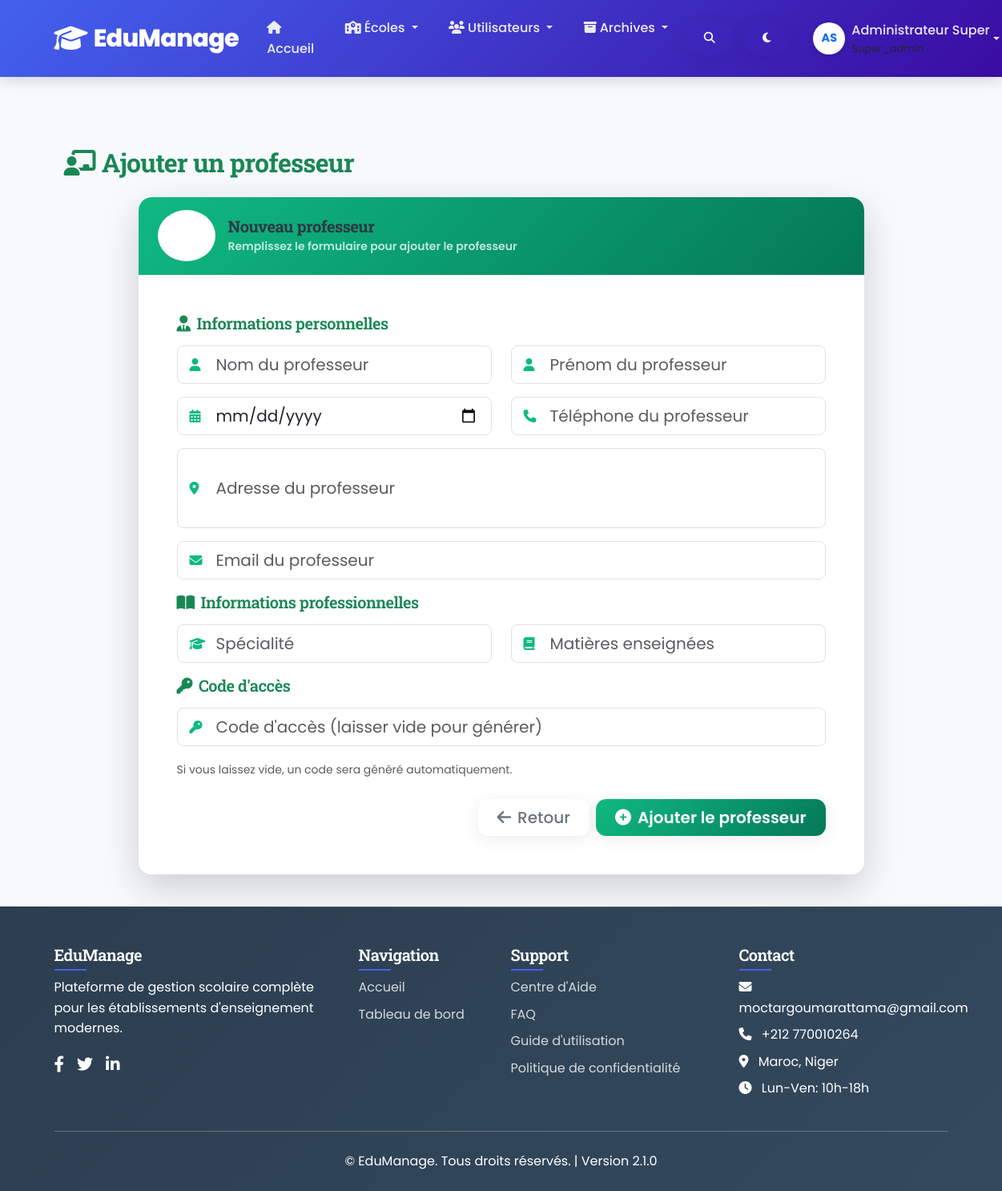
Screenshot of /ajouter_professeur (signed in) with the database file from the repository.
### app/models.py (models this page shows, shortened)
class Utilisateur(db.Model, UserMixin):
    __tablename__ = 'utilisateur'
    id = db.Column(db.Integer, primary_key=True)
    nom = db.Column(db.String(100), nullable=False)
    prenom = db.Column(db.String(100))
    email = db.Column(db.String(120), unique=True, nullable=False)
    mot_de_passe = db.Column(db.String(200), nullable=False)
    role = db.Column(db.String(20), nullable=False, default='parent')
    telephone = db.Column(db.String(20))
    statut = db.Column(db.String(20), default='actif')
    date_creation = db.Column(db.DateTime, default=datetime.utcnow)
    dernier_acces = db.Column(db.DateTime)
    ecole_id = db.Column(db.Integer, db.ForeignKey('ecole.id', ondelete='SET NULL'), nullable=True)
    ecole = db.relationship('Ecole', back_populates='utilisateurs')
    ecoles_gerees = db.relationship(
        'Ecole',
        secondary='gestion_ecole',
        back_populates='gestionnaires',
        lazy='dynamic'
    )
    enfants = db.relationship(
        'Eleve',
        back_populates='parent',
        lazy='dynamic',
        foreign_keys='Eleve.parent_id',
        passive_deletes=True
    )
    professeur_rel = db.relationship(
        'Professeur',
        back_populates='utilisateur',
        uselist=False,
        cascade="all, delete-orphan",
        passive_deletes=True
    )
    cours_enseignes = db.relationship(
        'Cours',
        back_populates='enseignant_utilisateur',
        lazy=True,
        foreign_keys='Cours.enseignant_id'
    )
    alertes = db.relationship('Alerte', back_populates='utilisateur', lazy=True)
    logs = db.relationship('Log', back_populates='utilisateur', lazy=True)

### app/routes.py (the view, shortened to what this page needs)
@main.route('/ajouter_professeur', methods=['GET', 'POST'])
@login_required
@role_required('admin')
def ajouter_professeur():
    form = ProfesseurForm()
    ecole_id = current_user.ecole_id
    return render_template('ajouter_professeur.html', form=form)

### app/templates/ajouter_professeur.html (shortened to what this page needs)
{% extends "base.html" %}
{% block content %}
<div class="container mt-5">
    <h2 class="mb-4 text-success fw-bold">
        <i class="fas fa-chalkboard-teacher me-2"></i>Ajouter un professeur
    </h2>
    <div class="row justify-content-center">
        <div class="col-lg-10">
            <div class="card shadow-lg rounded-4 border-0 hover-card">
                <div class="card-header bg-gradient-success text-white py-3 d-flex align-items-center">
                    <div class="icon-floating bg-white bg-opacity-20 rounded-circle p-3 me-3">
                        <i class="fas fa-chalkboard-teacher fa-2x"></i>
                    </div>
                    <div>
                        <h5 class="mb-0 fw-bold">Nouveau professeur</h5>
                        <small class="opacity-75">Remplissez le formulaire pour ajouter le professeur</small>
                    </div>
                </div>
                <div class="card-body p-5">
                    <form method="POST" class="needs-validation" novalidate>
                        <h5 class="text-success mb-3"><i class="fas fa-user-tie me-2"></i>Informations personnelles</h5>
                        <div class="row">
                            <div class="col-md-6 mb-3">
                                <div class="input-icon">
                                    {{ form.nom(class="form-control form-control-lg ps-5", placeholder="Nom du professeur") }}
                                </div>
                            </div>
                            <div class="col-md-6 mb-3">
                                <div class="input-icon">
                                    {{ form.prenom(class="form-control form-control-lg ps-5", placeholder="Prénom du professeur") }}
                                </div>
                            </div>
                        </div>
                        <div class="row">
                            <div class="col-md-6 mb-3">
                                <div class="input-icon">
                                    {{ form.date_naissance(class="form-control form-control-lg ps-5") }}
                                </div>
                            </div>
                            <div class="col-md-6 mb-3">
                                <div class="input-icon">
                                    {{ form.telephone(class="form-control form-control-lg ps-5", placeholder="Téléphone du professeur") }}
                                </div>
                            </div>
                        </div>
                        <div class="mb-3">
                            <div class="input-icon">
                                {{ form.adresse(class="form-control form-control-lg ps-5", placeholder="Adresse du professeur", style="height: 100px;") }}
                            </div>
                        </div>
                        <div class="mb-3">
                            <div class="input-icon">
                                {{ form.email(class="form-control form-control-lg ps-5", type="email", placeholder="Email du professeur") }}
                            </div>
                        </div>
                        <h5 class="text-success mb-3"><i class="fas fa-book-open me-2"></i>Informations professionnelles</h5>
                        <div class="row">
                            <div class="col-md-6 mb-3">
                                <div class="input-icon">
                                    {{ form.specialite(class="form-control form-control-lg ps-5", placeholder="Spécialité") }}
                                </div>
                            </div>
                            <div class="col-md-6 mb-3">
                                <div class="input-icon">
                                    {{ form.matieres_enseignees(class="form-control form-control-lg ps-5", placeholder="Matières enseignées") }}
                                </div>
                            </div>
                        </div>
                        <h5 class="text-success mb-3"><i class="fas fa-key me-2"></i>Code d'accès</h5>
                        <div class="input-icon mb-3">
                            {{ form.code_prof(class="form-control form-control-lg ps-5", placeholder="Code d'accès (laisser vide pour générer)") }}
                        </div>
                        <small class="text-muted">Si vous laissez vide, un code sera généré automatiquement.</small>
                        <div class="d-flex justify-content-end mt-4 gap-2">
                            <a href="{{ url_for('main.professeurs') }}" class="btn btn-outline-secondary btn-lg px-4 py-2">
                                <i class="fas fa-arrow-left me-2"></i>Retour
                            </a>
                            <button type="submit" class="btn btn-gradient-success btn-lg px-4 py-2">
                                <i class="fas fa-plus-circle me-2"></i>Ajouter le professeur
                            </button>
                        </div>
                    </form>
                </div>
            </div>
        </div>
    </div>
</div>
{% endblock %}

### app/templates/base.html (shortened to what this page needs)
<!DOCTYPE html>
<html lang="fr" data-bs-theme="light">
<head>
    <link href="https://cdn.jsdelivr.net/npm/bootstrap@5.3.2/dist/css/bootstrap.min.css" rel="stylesheet">
    <link rel="stylesheet" href="https://cdnjs.cloudflare.com/ajax/libs/font-awesome/6.4.0/css/all.min.css">
</head>
<body data-role="{{ current_user.role if current_user.is_authenticated else 'guest' }}">
    <nav class="navbar navbar-expand-lg navbar-dark">
        <div class="container">
            <a class="navbar-brand" href="{{ url_for('main.index') }}">
                <i class="fas fa-graduation-cap"></i>EduManage
            </a>
            <div class="collapse navbar-collapse" id="navbarNav">
                <ul class="navbar-nav me-auto">
                    {% if current_user.is_authenticated %}
                        {% if current_user.role == 'super_admin' %}
                            <li class="nav-item">
                                <a class="nav-link {{ 'active' if request.endpoint == 'main.index' }}" href="{{ url_for('main.index') }}">
                                    <i class="fas fa-home me-1"></i>Accueil
                                </a>
                            </li>
                            <li class="nav-item dropdown">
                                <a class="nav-link dropdown-toggle" href="#" role="button" data-bs-toggle="dropdown">
                                    <i class="fas fa-school me-1"></i>Écoles
                                </a>
                            </li>
                            <li class="nav-item dropdown">
                                <a class="nav-link dropdown-toggle" href="#" role="button" data-bs-toggle="dropdown">
                                    <i class="fas fa-users me-1"></i>Utilisateurs
                                </a>
                            </li>
                            <li class="nav-item dropdown">
                                <a class="nav-link dropdown-toggle" href="#" role="button" data-bs-toggle="dropdown">
                                    <i class="fas fa-archive me-1"></i>Archives
                                </a>
                            </li>
                        {% endif %}
                    {% endif %}
                </ul>
                <ul class="navbar-nav ms-auto">
                    {% if current_user.is_authenticated and current_user.role in ['admin', 'super_admin', 'enseignant', 'professeur'] %}
                    <li class="nav-item me-2 d-flex align-items-center">
                        <a href="{{ url_for('main.recherche') }}" class="btn btn-outline-light btn-sm rounded-circle" title="Recherche">
                            <i class="fas fa-search"></i>
                        </a>
                    </li>
                    {% endif %}
                    <li class="nav-item me-2 d-flex align-items-center">
                        <button class="btn btn-outline-light btn-sm rounded-circle" id="themeToggle" title="Changer le thème">
                            <i class="fas fa-moon"></i>
                        </button>
                    </li>
                    {% if current_user.is_authenticated %}
                    <li class="nav-item dropdown">
                        <a class="nav-link dropdown-toggle d-flex align-items-center" href="#" id="userDropdown" role="button" data-bs-toggle="dropdown" aria-expanded="false">
                            <div class="user-avatar rounded-circle bg-white text-primary d-flex justify-content-center align-items-center me-2"
                                 style="width: 40px; height: 40px; font-weight: bold; font-size: 0.9rem;">
                                {% if current_user.prenom and current_user.nom %}
                                    {{ current_user.prenom[0] }}{{ current_user.nom[0] }}
                                {% elif current_user.prenom %}
                                    {{ current_user.prenom[0] }}
                                {% elif current_user.nom %}
                                    {{ current_user.nom[0] }}
                                {% else %}
                                    <i class="fas fa-user"></i>
                                {% endif %}
                            </div>
                            <span>
                                {% if current_user.prenom and current_user.nom %}
                                    {{ current_user.prenom }} {{ current_user.nom }}
                                {% elif current_user.prenom %}
                                    {{ current_user.prenom }}
                                {% elif current_user.nom %}
                                    {{ current_user.nom }}
                                {% else %}
                                    {{ current_user.role | capitalize }}
                                {% endif %}
                                <small class="text-muted d-block" style="font-size: 0.8rem;">
                                </small>
                            </span>
                        </a>
                    </li>
                    {% endif %}
                </ul>
            </div>
        </div>
    </nav>
    <main class="main-content">
        <div class="container">
            {% block content %}{% endblock %}
        </div>
    </main>
    <footer>
        <div class="container">
            <div class="row">
                <div class="col-lg-4 mb-4 mb-lg-0">
                    <h5 class="mb-3">EduManage</h5>
                    <p class="opacity-80">Plateforme de gestion scolaire complète pour les établissements d'enseignement modernes.</p>
                    <div class="d-flex mt-3">
                        <a href="#" class="text-white me-3 fs-5"><i class="fab fa-facebook-f"></i></a>
                        <a href="#" class="text-white me-3 fs-5"><i class="fab fa-twitter"></i></a>
                        <a href="#" class="text-white fs-5"><i class="fab fa-linkedin-in"></i></a>
                    </div>
                </div>
                <div class="col-lg-2 col-md-4 mb-4 mb-md-0">
                    <h5 class="mb-3">Navigation</h5>
                    <ul class="list-unstyled">
                        <li class="mb-2"><a href="{{ url_for('main.index') }}">Accueil</a></li>
                        {% if current_user.is_authenticated %}
                            {% if current_user.role in ['admin', 'super_admin'] %}
                            <li class="mb-2"><a href="{{ url_for('main.dashboard') }}">Tableau de bord</a></li>
                            {% elif current_user.role == 'professeur' %}
                            <li class="mb-2"><a href="{{ url_for('main.enseignant_dashboard') }}">Mon Espace</a></li>
                            {% elif current_user.role == 'eleve' %}
                            <li class="mb-2"><a href="{{ url_for('main.eleve_dashboard') }}">Mon Espace</a></li>
                            {% elif current_user.role == 'parent' %}
                            <li class="mb-2"><a href="{{ url_for('main.parent_dashboard') }}">Mon Espace</a></li>
                            {% endif %}
                        {% endif %}
                    </ul>
                </div>
                <div class="col-lg-3 col-md-4 mb-4 mb-md-0">
                    <h5 class="mb-3">Support</h5>
                    <ul class="list-unstyled">
                        <li class="mb-2"><a href="{{ url_for('main.aide') }}">Centre d'Aide</a></li>
                        <li class="mb-2"><a href="#">FAQ</a></li>
                        <li class="mb-2"><a href="#">Guide d'utilisation</a></li>
                        <li class="mb-2"><a href="#">Politique de confidentialité</a></li>
                    </ul>
                </div>
                <div class="col-lg-3 col-md-4">
                    <h5 class="mb-3">Contact</h5>
                    <ul class="list-unstyled">
                        <li class="mb-2"><i class="fas fa-envelope me-2 opacity-80"></i> moctargoumarattama@gmail.com</li>
                        <li class="mb-2"><i class="fas fa-phone me-2 opacity-80"></i> +212 770010264</li>
                        <li class="mb-2"><i class="fas fa-map-marker-alt me-2 opacity-80"></i> Maroc, Niger</li>
                        <li class="mb-2"><i class="fas fa-clock me-2 opacity-80"></i> Lun-Ven: 10h-18h</li>
                    </ul>
                </div>
            </div>
            <hr class="my-4 bg-light opacity-25">
            <div class="text-center">
                <p class="mb-0 opacity-80">&copy; {{ moment().year }} EduManage. Tous droits réservés. | Version 2.1.0</p>
            </div>
        </div>
    </footer>
</body>
</html>

### rows the page displays
Utilisateur: prenom "A", nom "S", prenom "Administrateur", nom "Super"
